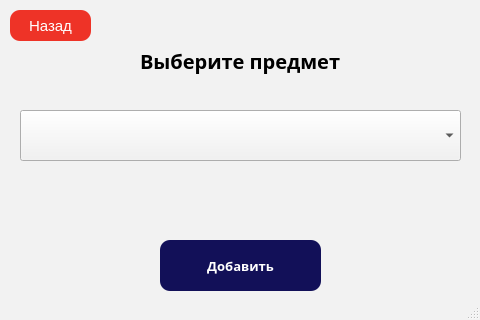
<?xml version="1.0" encoding="UTF-8"?>
<ui version="4.0">
 <class>MainWindow</class>
 <widget class="QMainWindow" name="MainWindow">
  <property name="enabled">
   <bool>true</bool>
  </property>
  <property name="geometry">
   <rect>
    <x>0</x>
    <y>0</y>
    <width>480</width>
    <height>320</height>
   </rect>
  </property>
  <property name="sizePolicy">
   <sizepolicy hsizetype="Fixed" vsizetype="Fixed">
    <horstretch>0</horstretch>
    <verstretch>0</verstretch>
   </sizepolicy>
  </property>
  <property name="minimumSize">
   <size>
    <width>480</width>
    <height>320</height>
   </size>
  </property>
  <property name="maximumSize">
   <size>
    <width>480</width>
    <height>320</height>
   </size>
  </property>
  <property name="palette">
   <palette>
    <active>
     <colorrole role="WindowText">
      <brush brushstyle="SolidPattern">
       <color alpha="255">
        <red>0</red>
        <green>0</green>
        <blue>0</blue>
       </color>
      </brush>
     </colorrole>
     <colorrole role="Button">
      <brush brushstyle="SolidPattern">
       <color alpha="255">
        <red>242</red>
        <green>242</green>
        <blue>242</blue>
       </color>
      </brush>
     </colorrole>
     <colorrole role="Light">
      <brush brushstyle="SolidPattern">
       <color alpha="255">
        <red>255</red>
        <green>255</green>
        <blue>255</blue>
       </color>
      </brush>
     </colorrole>
     <colorrole role="Midlight">
      <brush brushstyle="SolidPattern">
       <color alpha="255">
        <red>248</red>
        <green>248</green>
        <blue>248</blue>
       </color>
      </brush>
     </colorrole>
     <colorrole role="Dark">
      <brush brushstyle="SolidPattern">
       <color alpha="255">
        <red>121</red>
        <green>121</green>
        <blue>121</blue>
       </color>
      </brush>
     </colorrole>
     <colorrole role="Mid">
      <brush brushstyle="SolidPattern">
       <color alpha="255">
        <red>161</red>
        <green>161</green>
        <blue>161</blue>
       </color>
      </brush>
     </colorrole>
     <colorrole role="Text">
      <brush brushstyle="SolidPattern">
       <color alpha="255">
        <red>0</red>
        <green>0</green>
        <blue>0</blue>
       </color>
      </brush>
     </colorrole>
     <colorrole role="BrightText">
      <brush brushstyle="SolidPattern">
       <color alpha="255">
        <red>255</red>
        <green>255</green>
        <blue>255</blue>
       </color>
      </brush>
     </colorrole>
     <colorrole role="ButtonText">
      <brush brushstyle="SolidPattern">
       <color alpha="255">
        <red>0</red>
        <green>0</green>
        <blue>0</blue>
       </color>
      </brush>
     </colorrole>
     <colorrole role="Base">
      <brush brushstyle="SolidPattern">
       <color alpha="255">
        <red>255</red>
        <green>255</green>
        <blue>255</blue>
       </color>
      </brush>
     </colorrole>
     <colorrole role="Window">
      <brush brushstyle="SolidPattern">
       <color alpha="255">
        <red>242</red>
        <green>242</green>
        <blue>242</blue>
       </color>
      </brush>
     </colorrole>
     <colorrole role="Shadow">
      <brush brushstyle="SolidPattern">
       <color alpha="255">
        <red>0</red>
        <green>0</green>
        <blue>0</blue>
       </color>
      </brush>
     </colorrole>
     <colorrole role="AlternateBase">
      <brush brushstyle="SolidPattern">
       <color alpha="255">
        <red>248</red>
        <green>248</green>
        <blue>248</blue>
       </color>
      </brush>
     </colorrole>
     <colorrole role="ToolTipBase">
      <brush brushstyle="SolidPattern">
       <color alpha="255">
        <red>255</red>
        <green>255</green>
        <blue>220</blue>
       </color>
      </brush>
     </colorrole>
     <colorrole role="ToolTipText">
      <brush brushstyle="SolidPattern">
       <color alpha="255">
        <red>0</red>
        <green>0</green>
        <blue>0</blue>
       </color>
      </brush>
     </colorrole>
    </active>
    <inactive>
     <colorrole role="WindowText">
      <brush brushstyle="SolidPattern">
       <color alpha="255">
        <red>0</red>
        <green>0</green>
        <blue>0</blue>
       </color>
      </brush>
     </colorrole>
     <colorrole role="Button">
      <brush brushstyle="SolidPattern">
       <color alpha="255">
        <red>242</red>
        <green>242</green>
        <blue>242</blue>
       </color>
      </brush>
     </colorrole>
     <colorrole role="Light">
      <brush brushstyle="SolidPattern">
       <color alpha="255">
        <red>255</red>
        <green>255</green>
        <blue>255</blue>
       </color>
      </brush>
     </colorrole>
     <colorrole role="Midlight">
      <brush brushstyle="SolidPattern">
       <color alpha="255">
        <red>248</red>
        <green>248</green>
        <blue>248</blue>
       </color>
      </brush>
     </colorrole>
     <colorrole role="Dark">
      <brush brushstyle="SolidPattern">
       <color alpha="255">
        <red>121</red>
        <green>121</green>
        <blue>121</blue>
       </color>
      </brush>
     </colorrole>
     <colorrole role="Mid">
      <brush brushstyle="SolidPattern">
       <color alpha="255">
        <red>161</red>
        <green>161</green>
        <blue>161</blue>
       </color>
      </brush>
     </colorrole>
     <colorrole role="Text">
      <brush brushstyle="SolidPattern">
       <color alpha="255">
        <red>0</red>
        <green>0</green>
        <blue>0</blue>
       </color>
      </brush>
     </colorrole>
     <colorrole role="BrightText">
      <brush brushstyle="SolidPattern">
       <color alpha="255">
        <red>255</red>
        <green>255</green>
        <blue>255</blue>
       </color>
      </brush>
     </colorrole>
     <colorrole role="ButtonText">
      <brush brushstyle="SolidPattern">
       <color alpha="255">
        <red>0</red>
        <green>0</green>
        <blue>0</blue>
       </color>
      </brush>
     </colorrole>
     <colorrole role="Base">
      <brush brushstyle="SolidPattern">
       <color alpha="255">
        <red>255</red>
        <green>255</green>
        <blue>255</blue>
       </color>
      </brush>
     </colorrole>
     <colorrole role="Window">
      <brush brushstyle="SolidPattern">
       <color alpha="255">
        <red>242</red>
        <green>242</green>
        <blue>242</blue>
       </color>
      </brush>
     </colorrole>
     <colorrole role="Shadow">
      <brush brushstyle="SolidPattern">
       <color alpha="255">
        <red>0</red>
        <green>0</green>
        <blue>0</blue>
       </color>
      </brush>
     </colorrole>
     <colorrole role="AlternateBase">
      <brush brushstyle="SolidPattern">
       <color alpha="255">
        <red>248</red>
        <green>248</green>
        <blue>248</blue>
       </color>
      </brush>
     </colorrole>
     <colorrole role="ToolTipBase">
      <brush brushstyle="SolidPattern">
       <color alpha="255">
        <red>255</red>
        <green>255</green>
        <blue>220</blue>
       </color>
      </brush>
     </colorrole>
     <colorrole role="ToolTipText">
      <brush brushstyle="SolidPattern">
       <color alpha="255">
        <red>0</red>
        <green>0</green>
        <blue>0</blue>
       </color>
      </brush>
     </colorrole>
    </inactive>
    <disabled>
     <colorrole role="WindowText">
      <brush brushstyle="SolidPattern">
       <color alpha="255">
        <red>121</red>
        <green>121</green>
        <blue>121</blue>
       </color>
      </brush>
     </colorrole>
     <colorrole role="Button">
      <brush brushstyle="SolidPattern">
       <color alpha="255">
        <red>242</red>
        <green>242</green>
        <blue>242</blue>
       </color>
      </brush>
     </colorrole>
     <colorrole role="Light">
      <brush brushstyle="SolidPattern">
       <color alpha="255">
        <red>255</red>
        <green>255</green>
        <blue>255</blue>
       </color>
      </brush>
     </colorrole>
     <colorrole role="Midlight">
      <brush brushstyle="SolidPattern">
       <color alpha="255">
        <red>248</red>
        <green>248</green>
        <blue>248</blue>
       </color>
      </brush>
     </colorrole>
     <colorrole role="Dark">
      <brush brushstyle="SolidPattern">
       <color alpha="255">
        <red>121</red>
        <green>121</green>
        <blue>121</blue>
       </color>
      </brush>
     </colorrole>
     <colorrole role="Mid">
      <brush brushstyle="SolidPattern">
       <color alpha="255">
        <red>161</red>
        <green>161</green>
        <blue>161</blue>
       </color>
      </brush>
     </colorrole>
     <colorrole role="Text">
      <brush brushstyle="SolidPattern">
       <color alpha="255">
        <red>121</red>
        <green>121</green>
        <blue>121</blue>
       </color>
      </brush>
     </colorrole>
     <colorrole role="BrightText">
      <brush brushstyle="SolidPattern">
       <color alpha="255">
        <red>255</red>
        <green>255</green>
        <blue>255</blue>
       </color>
      </brush>
     </colorrole>
     <colorrole role="ButtonText">
      <brush brushstyle="SolidPattern">
       <color alpha="255">
        <red>121</red>
        <green>121</green>
        <blue>121</blue>
       </color>
      </brush>
     </colorrole>
     <colorrole role="Base">
      <brush brushstyle="SolidPattern">
       <color alpha="255">
        <red>242</red>
        <green>242</green>
        <blue>242</blue>
       </color>
      </brush>
     </colorrole>
     <colorrole role="Window">
      <brush brushstyle="SolidPattern">
       <color alpha="255">
        <red>242</red>
        <green>242</green>
        <blue>242</blue>
       </color>
      </brush>
     </colorrole>
     <colorrole role="Shadow">
      <brush brushstyle="SolidPattern">
       <color alpha="255">
        <red>0</red>
        <green>0</green>
        <blue>0</blue>
       </color>
      </brush>
     </colorrole>
     <colorrole role="AlternateBase">
      <brush brushstyle="SolidPattern">
       <color alpha="255">
        <red>242</red>
        <green>242</green>
        <blue>242</blue>
       </color>
      </brush>
     </colorrole>
     <colorrole role="ToolTipBase">
      <brush brushstyle="SolidPattern">
       <color alpha="255">
        <red>255</red>
        <green>255</green>
        <blue>220</blue>
       </color>
      </brush>
     </colorrole>
     <colorrole role="ToolTipText">
      <brush brushstyle="SolidPattern">
       <color alpha="255">
        <red>0</red>
        <green>0</green>
        <blue>0</blue>
       </color>
      </brush>
     </colorrole>
    </disabled>
   </palette>
  </property>
  <property name="font">
   <font>
    <pointsize>15</pointsize>
    <italic>false</italic>
   </font>
  </property>
  <property name="acceptDrops">
   <bool>false</bool>
  </property>
  <property name="windowTitle">
   <string>Добавить предмет</string>
  </property>
  <widget class="QWidget" name="centralwidget">
   <widget class="QLabel" name="label">
    <property name="geometry">
     <rect>
      <x>140</x>
      <y>40</y>
      <width>231</width>
      <height>41</height>
     </rect>
    </property>
    <property name="font">
     <font>
      <family>Raleway</family>
      <pointsize>-1</pointsize>
      <weight>75</weight>
      <italic>false</italic>
      <bold>true</bold>
     </font>
    </property>
    <property name="styleSheet">
     <string notr="true">font-family: Raleway;
font-style: normal;
font-weight: bold;
font-size:20px;
</string>
    </property>
    <property name="text">
     <string>Выберите предмет</string>
    </property>
   </widget>
   <widget class="QPushButton" name="para_button">
    <property name="geometry">
     <rect>
      <x>160</x>
      <y>240</y>
      <width>161</width>
      <height>51</height>
     </rect>
    </property>
    <property name="font">
     <font>
      <family>Raleway</family>
      <pointsize>-1</pointsize>
      <weight>75</weight>
      <italic>false</italic>
      <bold>true</bold>
     </font>
    </property>
    <property name="styleSheet">
     <string notr="true">QPushButton {
	background:#121058;
	border-style: solid;
	border-radius: 10px;
	font-family: Raleway;
	font-style: normal;
	font-weight: bold;
	font-size: 13px;
	line-height: 12px;
	color: #FFFFFF;
}
</string>
    </property>
    <property name="text">
     <string>Добавить</string>
    </property>
   </widget>
   <widget class="QComboBox" name="para_input">
    <property name="geometry">
     <rect>
      <x>20</x>
      <y>110</y>
      <width>441</width>
      <height>51</height>
     </rect>
    </property>
    <property name="font">
     <font>
      <family>Consolas</family>
     </font>
    </property>
    <property name="styleSheet">
     <string notr="true">QComboBox {
	background:#FFF;
	border-radius: 10px;
	border:1px solid black;	
}
QComboBox::down-arrow {
    image: url(C:\/Users\/LEMUR\/Desktop\/электронный помощник студента\/ui\/arrow.png);
}

QComboBox::drop-down {
    width: 30px;
	border:0px;
}
</string>
    </property>
    <property name="editable">
     <bool>false</bool>
    </property>
    <property name="insertPolicy">
     <enum>QComboBox::InsertAtTop</enum>
    </property>
    <property name="iconSize">
     <size>
      <width>40</width>
      <height>10</height>
     </size>
    </property>
   </widget>
   <widget class="QPushButton" name="back_button">
    <property name="geometry">
     <rect>
      <x>10</x>
      <y>10</y>
      <width>81</width>
      <height>31</height>
     </rect>
    </property>
    <property name="font">
     <font>
      <pointsize>-1</pointsize>
     </font>
    </property>
    <property name="styleSheet">
     <string notr="true">background:#EE3327;
border-style: solid;
border-radius: 10px;
font-size:15px;
color:white;
</string>
    </property>
    <property name="text">
     <string>Назад</string>
    </property>
   </widget>
   <widget class="QLabel" name="alert">
    <property name="geometry">
     <rect>
      <x>30</x>
      <y>200</y>
      <width>421</width>
      <height>31</height>
     </rect>
    </property>
    <property name="layoutDirection">
     <enum>Qt::LeftToRight</enum>
    </property>
    <property name="styleSheet">
     <string notr="true">font-family: Raleway;
font-style: normal;
font-weight: bold;
font-size:15px;
</string>
    </property>
    <property name="text">
     <string/>
    </property>
    <property name="alignment">
     <set>Qt::AlignCenter</set>
    </property>
   </widget>
  </widget>
  <widget class="QStatusBar" name="statusbar"/>
 </widget>
 <resources/>
 <connections/>
</ui>
